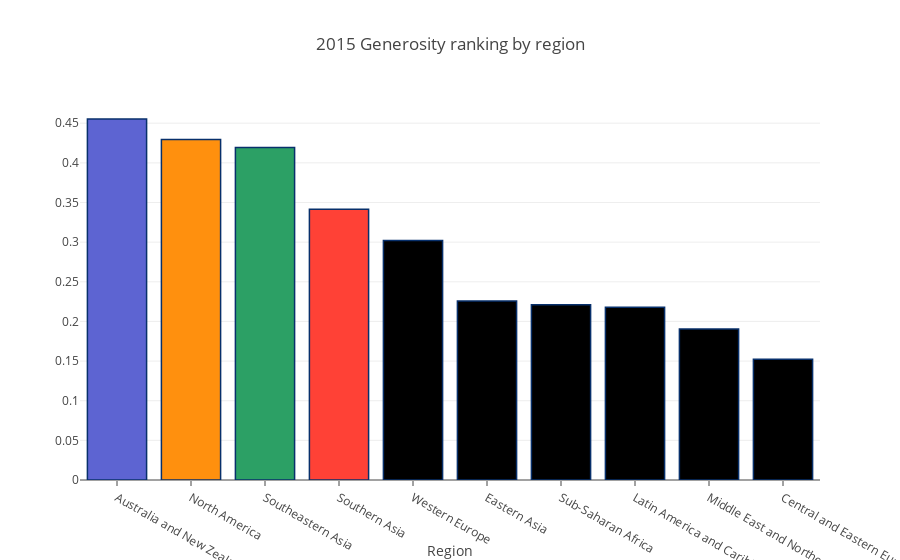

Write notebook code for a chart like this one.
### Markdown cell above
## Generosity ranking by region

### Code cell
region_mean = data2015.groupby(['region'])['generosity'].mean()
region_mean.sort_values(ascending=False, inplace=True)

# Bar Chart
trace1 = go.Bar(
    x=region_mean.index,
    y=region_mean.values,
    marker=dict(
        color=['rgb(93, 100, 210)', 'rgb(255, 144, 14)',
               'rgb(44, 160, 101)', 'rgb(255, 65, 54)'],
        line=dict(
            color='rgb(8,48,107)',
            width=1.5,
        )
    ),
)

data = [trace1]
layout = go.Layout(
    barmode='stack'
)
layout = dict(title = '2015 Generosity ranking by region',
              xaxis= dict(title= 'Region',ticklen= 5,zeroline= False)
             )
fig = go.Figure(data=data, layout=layout)
iplot(fig)

### Figure 1 — Plotly figure (JSON) as saved in the notebook; plotly's stock layout.template omitted (floating-point values rounded to 4 significant figures)
{"data": [{"marker": {"color": ["rgb(93, 100, 210)", "rgb(255, 144, 14)", "rgb(44, 160, 101)", "rgb(255, 65, 54)"], "line": {"color": "rgb(8,48,107)", "width": 1.5}}, "x": ["Australia and New Zealand", "North America", "Southeastern Asia", "Southern Asia", "Western Europe", "Eastern Asia", "Sub-Saharan Africa", "Latin America and Caribbean", "Middle East and Northern Africa", "Central and Eastern Europe"], "y": [0.4553, 0.4296, 0.4193, 0.3414, 0.3021, 0.2259, 0.2211, 0.2178, 0.1904, 0.1523], "type": "bar", "uid": "5035bbd6-f0fe-4456-b0d6-0b57163f4e5e"}], "layout": {"title": "2015 Generosity ranking by region", "xaxis": {"ticklen": 5, "title": "Region", "zeroline": false}}}
